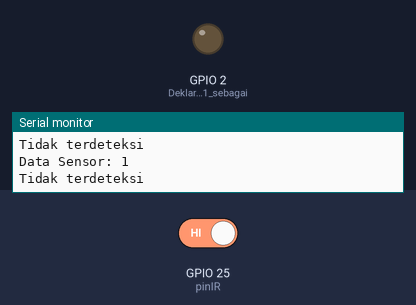
A program run on a simulated ESP32. Shown: output pins drawn as LEDs (lit = HIGH), the last lines printed to the serial monitor. The test bench sets the inputs (shaded band); at power-on: GPIO 25 (pinIR) HIGH.

Above: at 4.2 s.
4.3 s: GPIO 25 (pinIR) driven LOW
At 5.2 s:
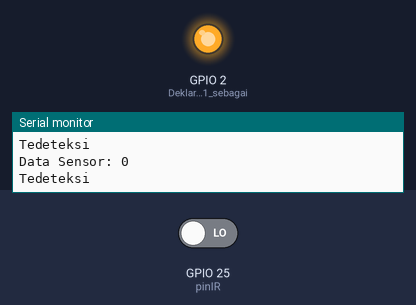
5.8 s: GPIO 25 (pinIR) driven HIGH
At 6.5 s:
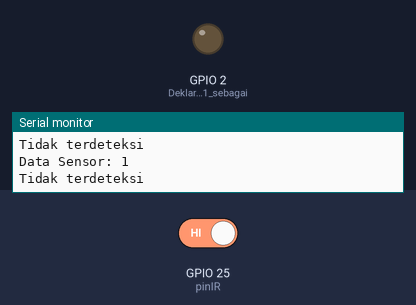
Timing chart, 0 to 8.8 s (numbered marks = the images above; inputs shaded):
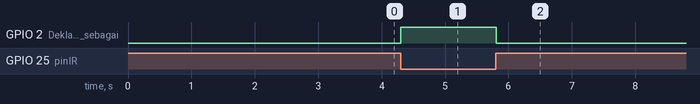

Measured:
- after the input at 4.3 s, GPIO 2 (Deklarasi_pin_A1_sebagai): LOW → HIGH at once
- after the input at 5.8 s, GPIO 2 (Deklarasi_pin_A1_sebagai): HIGH → LOW at once

The program:

main.cpp
```cpp
#include <Arduino.h>

#define pinIR  25
int datasensor;

void setup() {
  Serial.begin(9600);
  pinMode(pinIR, INPUT);  //Deklarasi pin A0 sebagai input
  pinMode(LED_BUILTIN, OUTPUT);   //Deklarasi pin A1 sebagai output
  Serial.println("Deteksi Sensor IR");
  delay(3000);
}

void loop() {
  datasensor = digitalRead(pinIR); //instruksi untuk pantau nilai digital
  Serial.print("Data Sensor: ");
  Serial.println(datasensor);
  datasensor = digitalRead(pinIR); //instruksi untuk pantau nilai digital
  if (datasensor == LOW) {             //instruksi untuk mengaktifkan LED_BUILTIN saat objek terdeteksi
    Serial.println("Tedeteksi");
    digitalWrite(LED_BUILTIN, HIGH);
  }

  else {
    Serial.println("Tidak terdeteksi");//instruksi untuk mengaktifkan LED_BUILTIN saat objek terdeteksi
    digitalWrite(LED_BUILTIN, LOW);
  }
  delay(100);
}
```
